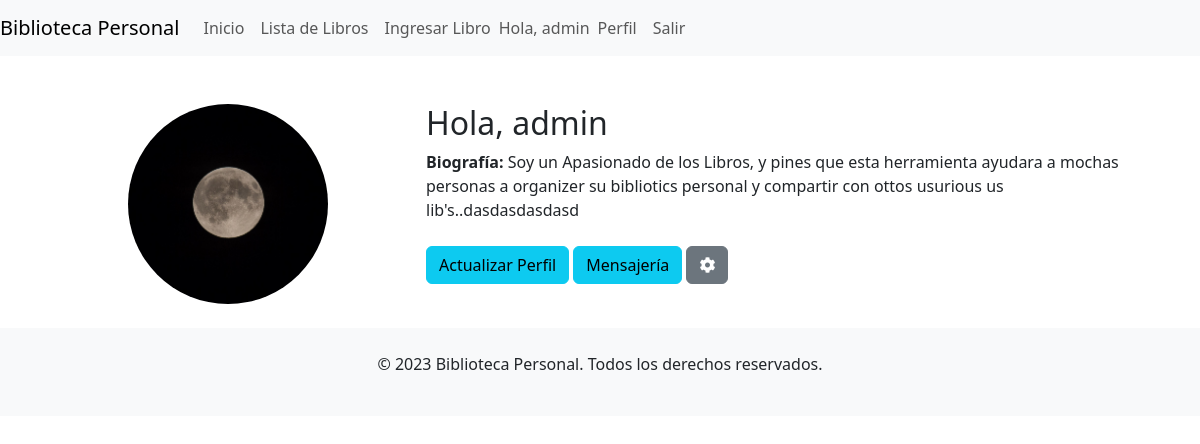
The page /usuarios/registro/perfil/ (signed in) on the database as committed earlier.
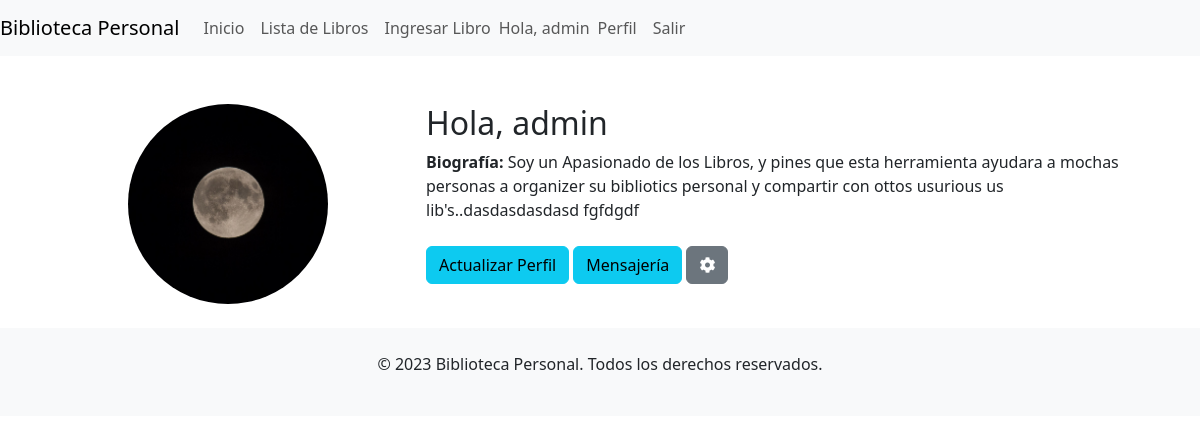
The same page on the database as committed later.
### usuarios/models.py (models this page shows)
class UserProfile(models.Model):
    user = models.OneToOneField(User, on_delete=models.CASCADE)
    profile_image = models.ImageField(upload_to='profile_images/', null=True, blank=True)
    bio = models.TextField(blank=True, null=True)

### usuarios/views.py (the view)
# urls.py: path('perfil/', views.perfil, name='perfil'),
@login_required
def perfil(request):
    profile, created = UserProfile.objects.get_or_create(user=request.user)
    if request.method == "POST":
        form = UserProfileForm(request.POST, request.FILES, instance=profile)
        if form.is_valid():
            form.save()
            messages.success(request, "Perfil actualizado con éxito.")
        else:
            messages.error(request, "Hubo un error al actualizar el perfil.")
    else:
        form = UserProfileForm(instance=profile)
    return render(request, 'usuarios/perfil.html', {'profile': profile, 'form': form})

### usuarios/templates/usuarios/perfil.html (shortened to what this page needs)
{% extends "inicio/homepage.html" %}
{% load static %}
{% block content %}
<div class="container mt-5">
  <div class="row">
    <div class="col-md-4">
      <div class="text-center">
        {% if profile.profile_image %}
        <img src="{{ profile.profile_image.url }}" class="rounded-circle" width="200" height="200" />
        {% else %}
        <img src="{% static 'img/default_profile.jpg' %}" class="rounded-circle" width="200" height="200" />
        {% endif %}
      </div>
    </div>
    <div class="col-md-8">
      <h2>Hola, {{ user.username }}</h2>
      <p><strong>Biografía:</strong> {{ profile.bio }}</p>
      <button type="button" class="btn btn-info mt-2" data-bs-toggle="modal" data-bs-target="#editProfileModal">
        Actualizar Perfil
      </button>
      <button type="button" class="btn btn-info mt-2" onclick="location.href='{% url 'bandeja_entrada' %}'">
        Mensajería
    </button>
      <button type="button" class="btn btn-secondary mt-2" data-bs-toggle="modal" data-bs-target="#configuracionModal">
        <i class="fas fa-cog"></i>
      </button>
    </div>
  </div>
</div>
{% endblock %}

Rows that differ between the two databases and show on the page:
changed UserProfile: bio "…ottos usurious us lib's..dasdasdasdasd" → "…ottos usurious us lib's..dasdasdasdasd fgfdgdf"
